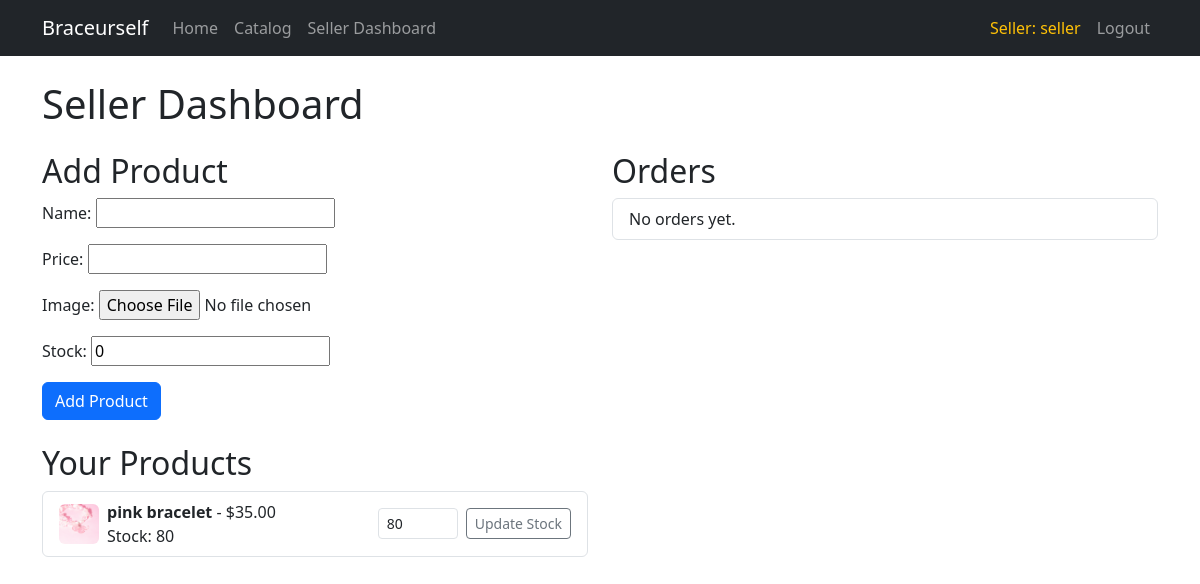
The page /seller/dashboard/ (signed in) on the database as committed earlier.
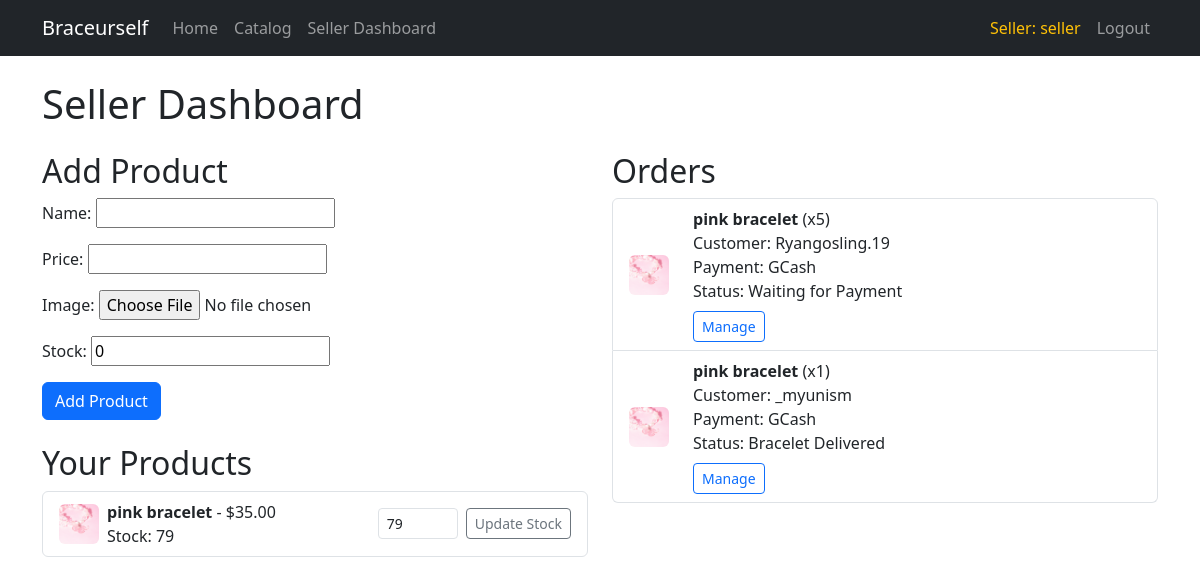
The same page on the database as committed later.
### shop/models.py (models this page shows, shortened)
class Product(models.Model):
    name = models.CharField(max_length=100)
    price = models.DecimalField(max_digits=8, decimal_places=2)
    image = models.ImageField(upload_to='product_images/')
    created_by = models.ForeignKey(SellerProfile, on_delete=models.CASCADE)
    stock = models.PositiveIntegerField(default=0)

class Order(models.Model):
    STATUS_CHOICES = [
        ('waiting', 'Waiting for Payment'),
        ('pending', 'Pending Creation'),
        ('created', 'Finished Creating the Bracelet'),
        ('delivering', 'Bracelet is Being Delivered'),
        ('delivered', 'Bracelet Delivered'),
    ]
    PAYMENT_CHOICES = [
        ('gcash', 'GCash'),
        ('maya', 'Maya'),
    ]
    customer = models.ForeignKey(User, on_delete=models.CASCADE)
    product = models.ForeignKey(Product, on_delete=models.CASCADE)
    quantity = models.PositiveIntegerField()
    payment_type = models.CharField(max_length=20, choices=PAYMENT_CHOICES)
    status = models.CharField(max_length=20, choices=STATUS_CHOICES, default='waiting')
    created_at = models.DateTimeField(auto_now_add=True)
    done = models.BooleanField(default=False)
    cancelled = models.BooleanField(default=False)
    cancel_reason = models.TextField(blank=True, null=True)

### shop/views.py (the view)
# urls.py: path('seller/dashboard/', views.seller_dashboard, name='seller_dashboard'),
def seller_dashboard(request):
    if not request.user.is_authenticated or not hasattr(request.user, 'sellerprofile'):
        return redirect('login')
    seller_profile = request.user.sellerprofile
    products = Product.objects.filter(created_by=seller_profile)
    orders = Order.objects.filter(product__created_by=seller_profile).order_by('-created_at')
    if request.method == 'POST':
        if 'update_stock' in request.POST:
            product_id = request.POST.get('product_id')
            new_stock = request.POST.get('new_stock')
            try:
                product = Product.objects.get(id=product_id, created_by=seller_profile)
                product.stock = int(new_stock)
                product.save()
                messages.success(request, f"Stock updated for {product.name}!")
            except Exception:
                messages.error(request, "Failed to update stock.")
            return redirect('seller_dashboard')
        else:
            form = ProductForm(request.POST, request.FILES)
            if form.is_valid():
                product = form.save(commit=False)
                product.created_by = seller_profile
                product.save()
                messages.success(request, "Product added!")
                return redirect('seller_dashboard')
    else:
        form = ProductForm()
    return render(request, 'shop/seller_dashboard.html', {
        'form': form,
        'products': products,
        'orders': orders,
    })

### shop/views.py
class ProductForm(ModelForm):
    class Meta:
        model = Product
        fields = ['name', 'price', 'image', 'stock']

### shop/templates/shop/seller_dashboard.html (shortened to what this page needs)
{% extends 'shop/base.html' %}
{% block content %}
<h1 class="mb-4">Seller Dashboard</h1>
<div class="row">
    <div class="col-md-6">
        <h2>Add Product</h2>
        <form method="post" enctype="multipart/form-data" class="mb-4">
            {{ form.as_p }}
            <button type="submit" class="btn btn-primary">Add Product</button>
        </form>
        <h2>Your Products</h2>
        <ul class="list-group">
            {% for product in products %}
                <li class="list-group-item d-flex align-items-center">
                    {% if product.image %}
                        <img src="{{ product.image.url }}" alt="{{ product.name }}" style="width:40px;height:40px;object-fit:cover;" class="me-2 rounded">
                    {% else %}
                        <div class="me-2 rounded bg-light d-flex align-items-center justify-content-center" style="width:40px;height:40px;">
                            <span class="text-muted">No image</span>
                        </div>
                    {% endif %}
                    <div>
                        <strong>{{ product.name }}</strong> - ${{ product.price }}<br>
                        Stock: {{ product.stock }}
                    </div>
                    <form method="post" class="ms-auto d-flex align-items-center">
                        <input type="number" name="new_stock" min="0" value="{{ product.stock }}" class="form-control form-control-sm me-2" style="width:80px;">
                        <button type="submit" name="update_stock" class="btn btn-outline-secondary btn-sm">Update Stock</button>
                    </form>
                </li>
            {% empty %}
                <li class="list-group-item">No products yet.</li>
            {% endfor %}
        </ul>
    </div>
    <div class="col-md-6">
        <h2>Orders</h2>
        <ul class="list-group">
            {% for order in orders %}
                <li class="list-group-item">
                    <div class="row align-items-center">
                        <div class="col-auto">
                            {% if order.product.image %}
                                <img src="{{ order.product.image.url }}" alt="{{ order.product.name }}" style="width:40px;height:40px;object-fit:cover;" class="rounded">
                            {% else %}
                                <div class="rounded bg-light d-flex align-items-center justify-content-center" style="width:40px;height:40px;">
                                    <span class="text-muted">No image</span>
                                </div>
                            {% endif %}
                        </div>
                        <div class="col">
                            <strong>{{ order.product.name }}</strong> (x{{ order.quantity }})<br>
                            Customer: {{ order.customer.username }}<br>
                            Payment: {{ order.get_payment_type_display }}<br>
                            Status: {{ order.get_status_display }}<br>
                            <a href="{% url 'manage_order' order.id %}" class="btn btn-sm btn-outline-primary mt-2">Manage</a>
                        </div>
                    </div>
                </li>
            {% empty %}
                <li class="list-group-item">No orders yet.</li>
            {% endfor %}
        </ul>
    </div>
</div>
{% endblock %}

Rows that differ between the two databases and show on the page:
changed Product "pink bracelet": stock "80" → "79"; new_stock "80" → "79"
added Order: product.image (picture), product.name "pink bracelet", quantity "5", customer.username "Ryangosling.19", payment_type "GCash", status "Waiting for Payment"
added Order: product.image (picture), product.name "pink bracelet", quantity "1", customer.username "_myunism", payment_type "GCash", status "Bracelet Delivered"
Other text that changed with them:
text no longer shown: "No orders yet."
